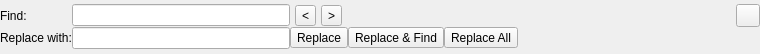
<?xml version="1.0" encoding="UTF-8"?>
<ui version="4.0">
 <class>EditorFind</class>
 <widget class="QWidget" name="EditorFind">
  <property name="geometry">
   <rect>
    <x>0</x>
    <y>0</y>
    <width>760</width>
    <height>54</height>
   </rect>
  </property>
  <property name="windowTitle">
   <string>Form</string>
  </property>
  <layout class="QVBoxLayout" name="verticalLayout">
   <property name="spacing">
    <number>0</number>
   </property>
   <property name="margin">
    <number>0</number>
   </property>
   <item>
    <layout class="QGridLayout" name="gridLayout">
     <item row="0" column="0">
      <widget class="QLabel" name="label">
       <property name="text">
        <string>Find:</string>
       </property>
      </widget>
     </item>
     <item row="1" column="0">
      <widget class="QLabel" name="label_2">
       <property name="text">
        <string>Replace with:</string>
       </property>
      </widget>
     </item>
     <item row="0" column="1">
      <widget class="QLineEdit" name="findEdt"/>
     </item>
     <item row="1" column="1">
      <widget class="QLineEdit" name="replaceEdt"/>
     </item>
     <item row="1" column="2">
      <widget class="QToolButton" name="replaceBtn">
       <property name="text">
        <string>Replace</string>
       </property>
      </widget>
     </item>
     <item row="1" column="3">
      <widget class="QToolButton" name="replaceFindBtn">
       <property name="text">
        <string>Replace &amp;&amp; Find</string>
       </property>
      </widget>
     </item>
     <item row="1" column="4">
      <widget class="QToolButton" name="replaceAllBtn">
       <property name="text">
        <string>Replace All</string>
       </property>
      </widget>
     </item>
     <item row="0" column="2">
      <layout class="QHBoxLayout" name="horizontalLayout">
       <item>
        <widget class="QToolButton" name="findPrevBtn">
         <property name="text">
          <string>&lt;</string>
         </property>
        </widget>
       </item>
       <item>
        <widget class="QToolButton" name="findNextBtn">
         <property name="text">
          <string>&gt;</string>
         </property>
        </widget>
       </item>
      </layout>
     </item>
     <item row="1" column="5">
      <spacer name="horizontalSpacer">
       <property name="orientation">
        <enum>Qt::Horizontal</enum>
       </property>
       <property name="sizeHint" stdset="0">
        <size>
         <width>40</width>
         <height>20</height>
        </size>
       </property>
      </spacer>
     </item>
     <item row="0" column="6">
      <widget class="QToolButton" name="closeBtn">
       <property name="text">
        <string/>
       </property>
      </widget>
     </item>
    </layout>
   </item>
  </layout>
 </widget>
 <customwidgets>
 </customwidgets>
 <resources/>
 <connections/>
</ui>
